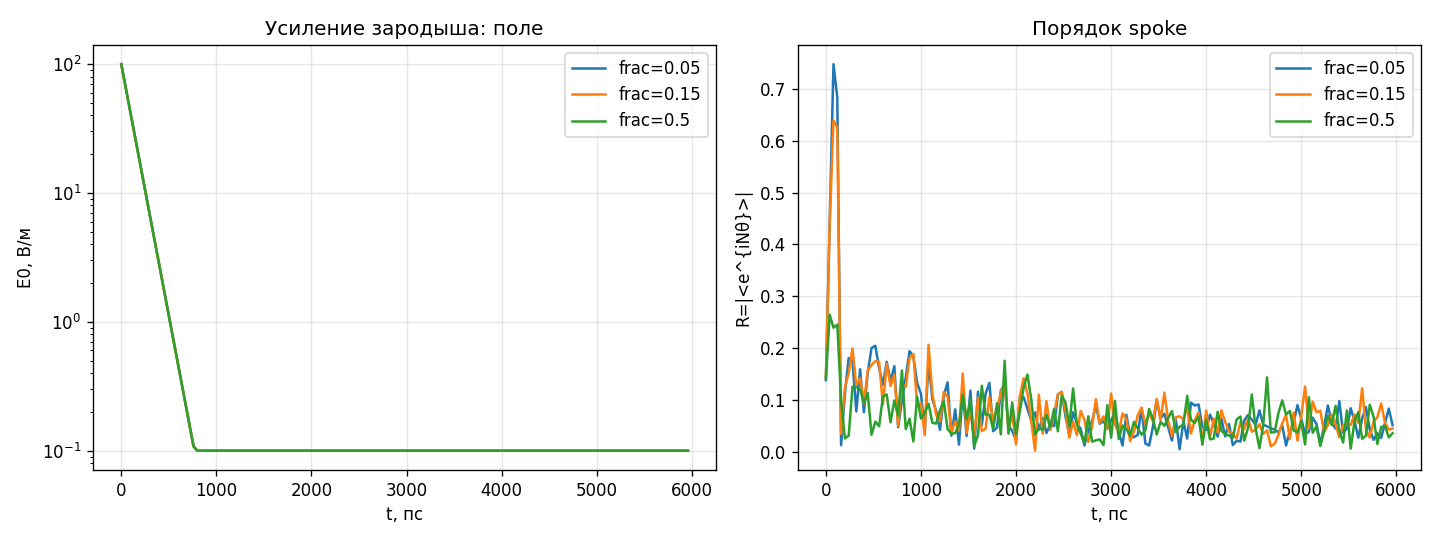

Recreate this plot in Python.
#!/usr/bin/env python3
# -*- coding: utf-8 -*-
"""
PIC П-1b: формирование spoke ( bunching ) в скрещённых полях + порог самовозбуждения.
Закрывает разрыв П-1/R2: равномерное облако моду не возбуждало (нет фазировки).
Вопрос: возникает ли spoke из МАЛОГО начального сгустка и при каком токе стартует мода?

Метод тот же lumped-cavity [внешний источник: Hutchinson ch.15], поля — как в pic_rf.py
[в корпусе: ENV концепта, mikromagneton_concept_2026.md]. Новое здесь [вычислено здесь]:
  - стартовое распределение: доля frac облака в окне dpsi вокруг ψ* (остальное равномерно);
  - критерий старта: E0(t) растёт дольше 2·T_dec; порог по Ib — удвоение поиска;
  - метрика bunching: R = |<exp(i·neff·θ)>| (порядковый параметр spoke).
Запуск: python3 OUTPUT/pic_bunch.py (нужны numpy, matplotlib).
"""
import math, numpy as np, matplotlib
matplotlib.use('Agg'); import matplotlib.pyplot as plt

m_e=9.1093837015e-31; e=1.602176634e-19; c=2.99792458e8; eps0=8.8541878128e-12
rk,ra=40e-6,80e-6; d=ra-rk; lnAB=math.log(ra/rk)
B=1.1; f0=1.0e12; w0=2*math.pi*f0; N=128; neff=N//2
Q=700.; gamma_f=0.5; Vdc0=230.
wc=e*B/m_e; Tdec=Q/w0; Cst=eps0*d; k_c=1.0/(w0*Cst*gamma_f*d)
PSI_STAR=5.8   # тормозящая фаза из V2 (pic_rf.py) [вычислено здесь]

def step(x,y,px,py,E0,t,Vdc):
    """Boris-шаг, идентичный верифицированному pic_rf.py [в корпусе OUTPUT]:
    половина толчка E — точный поворот в B — половина толчка E+RF; RF-мощность."""
    r=np.hypot(x,y); r=np.where(r<1e-12,1e-12,r); th=np.arctan2(y,x)
    Er=Vdc/(r*lnAB); Ep=E0*(rk/r)*np.cos(neff*th-w0*t)
    rx,ry=x/r,y/r
    Fx=-e*(Er*rx-Ep*ry); Fy=-e*(Er*ry+Ep*rx)     # сила от E (на электрон: −e·E)
    px=px+Fx*DT/2; py=py+Fy*DT/2
    g=np.sqrt(1+(px*px+py*py)/(m_e*c)**2)
    a=wc*DT/g; cs,sn=np.cos(a),np.sin(a)          # точный ротационный B-поворот
    px,py=px*cs+py*sn,-px*sn+py*cs
    vt=(-px*np.sin(th)+py*np.cos(th))/(g*m_e)
    Pu=float(np.sum(-e*Ep*vt))                    # Вт при q_mac=e (>0 = отдача волне)
    px=px+Fx*DT/2; py=py+Fy*DT/2
    x=x+px/(g*m_e)*DT; y=y+py/(g*m_e)*DT
    return x,y,px,py,Pu

def emit(M,rng,Vdc,bunched_frac=0.0,dpsi=0.6):
    """Hull-старт как в pic_rf.emit_hull: зародыш spoke занимает целые каверны
    (cell·2π/neff + окно ψ∈[ψ*,ψ*+dpsi]); фон — равномерный по 2π/neff; тепловая
    скорость Sc 0,1 эВ добавляется радиально [вычислено здесь]."""
    rs=rk*1.001
    nb=int(round(bunched_frac*M))
    cell=rng.integers(0,neff,M)*2*math.pi/neff
    psi=rng.uniform(0,2*math.pi/neff,M)            # фон: равномерный внутри одного периода π-моды
    if nb: psi[:nb]=PSI_STAR+rng.uniform(0,dpsi,nb)
    th=(cell+psi)/neff
    x=rs*np.cos(th); y=rs*np.sin(th)
    vh=Vdc/(rs*lnAB)/B
    px=np.zeros(M); py=vh*m_e*np.ones(M)
    vr=rng.normal(0,2e4,M)
    px+=vr*m_e*np.cos(th); py+=vr*m_e*np.sin(th)
    return x,y,px,py

def run(Ib_uA,frac,M=256,T_ns=6.0,nt=30000,seed=1,E0_0=1e2,Vdc=Vdc0):
    global DT
    DT=T_ns*1e-9/nt
    rng=np.random.default_rng(seed)
    x,y,px,py=emit(M,rng,Vdc,bunched_frac=frac)
    rs=rk*1.001; vh=Vdc/(rs*lnAB)/B
    tau_cloud=(2*math.pi/neff)/vh
    qm=Ib_uA*1e-6*tau_cloud/M
    E0=E0_0; tl=[];El=[];Rl=[];Wl=[]
    for i in range(nt):
        x,y,px,py,Pu=step(x,y,px,py,E0,i*DT,Vdc)
        th=np.arctan2(y,x); rr=np.hypot(x,y)
        R=float(np.abs(np.mean(np.exp(1j*neff*th))))     # bunching-параметр
        W=((np.sqrt(1+(px*px+py*py)/(m_e*c)**2)-1)*m_e*c*c/e).mean()
        Pr=Pu*qm/e                                        # Вт, вес макрочастицы
        E0=max(E0+(k_c*Pr-E0/Tdec)*DT,0.)
        bad=(rr<rk*0.9)|(rr>ra*1.05); nb=int(bad.sum())
        if nb:
            xn,yn,pn,qn=emit(nb,np.random.default_rng(seed+i),Vdc,bunched_frac=0.0)
            x[bad]=xn;y[bad]=yn;px[bad]=pn;py[bad]=qn
        if i%200==0:
            tl.append(i*DT*1e12); El.append(E0); Rl.append(R); Wl.append(W)
    return map(np.array,(tl,El,Rl,Wl))

print("=== A: рост spoke из малого зародыша (frac=0.15, Ib=20 мкА) ===")
t,E,R,W=run(20,0.15,seed=5)
print(f"E0: {E[0]:.2e} -> {E.max():.2e} В/м; R: {R[0]:.2f} -> max {R.max():.2f}; "
      f"<W>: {W[0]:.0f}->{W[-1]:.0f} эВ; T_dec={Tdec*1e12:.1f} пс")
start = E.max()>10*max(E[0],1e-9) and t[E.argmax()]>2*Tdec*1e12
print(f"старт моды за 6 нс: {'ДА' if start else 'НЕТ (затухает)'}")

print("\n=== B: порог тока (frac=0.15, поиск удвоением) ===")
thr=None
for Ib in [20,100,500,2000,10000]:
    t,E,R,W=run(Ib,0.15,seed=7)
    grow = E.max()>10*E[0] and t[E.argmax()]>2*Tdec*1e12
    print(f"Ib={Ib:6d} мкА: E0max={E.max():.3e}, Rmax={R.max():.2f}, рост={'ДА' if grow else 'нет'}")
    if grow and thr is None: thr=Ib
print(f"=> порог самовозбуждения с зародышем ~{thr} мкА (между {thr//5 if thr else '>10000'} и {thr})" if thr else "=> порога нет до 10 мА")

print("\n=== C: усиление зародыша (Ib=20 мкА, frac=0.05/0.15/0.5) ===")
fig,ax=plt.subplots(1,2,figsize=(12,4.5))
for frac,col in [(0.05,'C0'),(0.15,'C1'),(0.5,'C2')]:
    t,E,R,W=run(20,frac,seed=9)
    ax[0].semilogy(t,np.maximum(E,1e-1),color=col,label=f"frac={frac}")
    ax[1].plot(t,R,color=col,label=f"frac={frac}")
ax[0].set_xlabel("t, пс"); ax[0].set_ylabel("E0, В/м"); ax[0].set_title("Усиление зародыша: поле")
ax[1].set_xlabel("t, пс"); ax[1].set_ylabel("R=|<e^{iNθ}>|"); ax[1].set_title("Порядок spoke")
for a in ax: a.legend(); a.grid(alpha=.3)
plt.tight_layout(); plt.savefig("OUTPUT/pic_bunch.png",dpi=120)
print("PNG: OUTPUT/pic_bunch.png")
